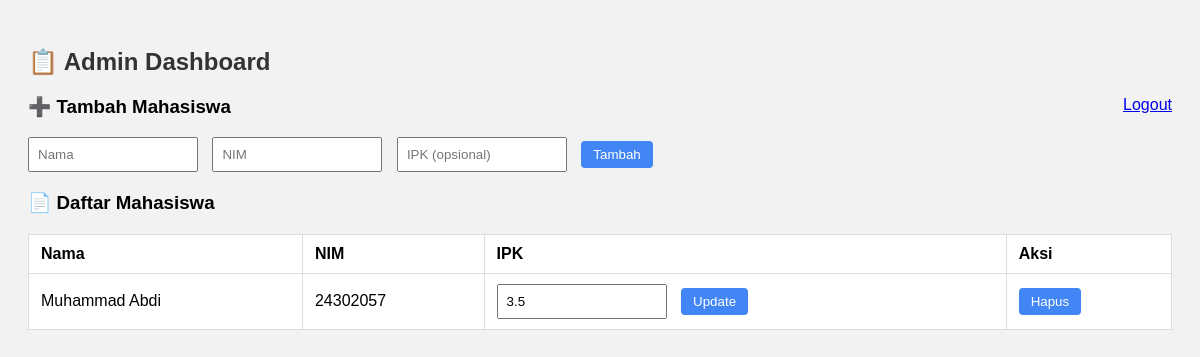
The app's page /admin_dashboard (signed in), older data.
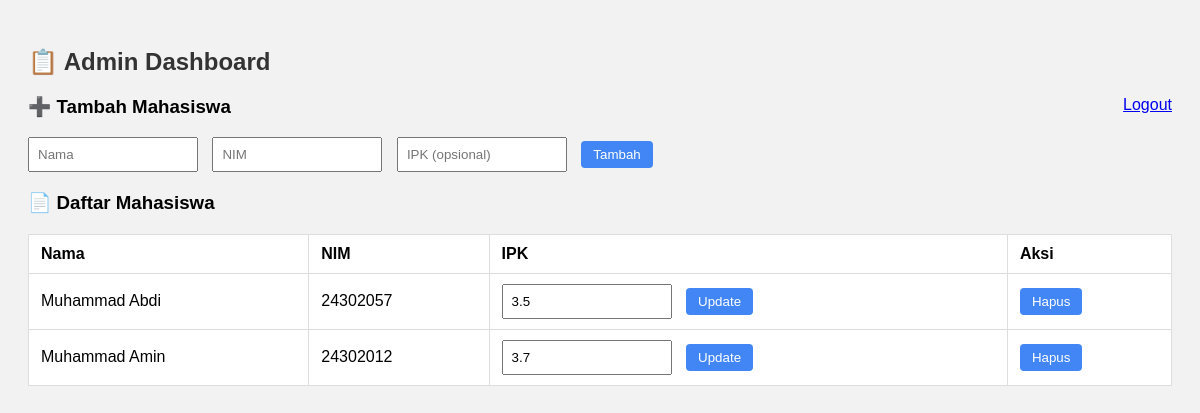
The same page, newer data.
### tables this page shows
CREATE TABLE mahasiswa (
            id INTEGER PRIMARY KEY AUTOINCREMENT,
            nama TEXT NOT NULL,
            nim TEXT NOT NULL UNIQUE,
            ipk REAL
        );

### ai_module/app.py (the view)
@app.route("/admin_dashboard", methods=["GET", "POST"])
def admin_dashboard():
    if "admin" not in session:
        return redirect(url_for("login"))
    conn = sqlite3.connect("database.db")
    c = conn.cursor()
    if request.method == "POST":
        nama = request.form["nama"]
        nim = request.form["nim"]
        ipk = request.form.get("ipk")
        c.execute("INSERT OR IGNORE INTO mahasiswa (nama, nim, ipk) VALUES (?, ?, ?)", (nama, nim, ipk))
        conn.commit()
    c.execute("SELECT id, nama, nim, ipk FROM mahasiswa")
    data = c.fetchall()
    conn.close()
    return render_template("admin_dashboard.html", mahasiswa=data)

### ai_module/templates/admin_dashboard.html (shortened to what this page needs)
<!DOCTYPE html>
<html lang="id">
<head>
</head>
<body>
    <h2>📋 Admin Dashboard</h2>
    <a class="logout" href="{{ url_for('logout') }}">Logout</a>
    <h3>➕ Tambah Mahasiswa</h3>
    <form method="post" action="{{ url_for('admin_dashboard') }}">
        <input type="text" name="nama" placeholder="Nama" required>
        <input type="text" name="nim" placeholder="NIM" required>
        <input type="number" step="0.01" name="ipk" placeholder="IPK (opsional)">
        <button type="submit">Tambah</button>
    </form>
    <h3>📄 Daftar Mahasiswa</h3>
    <table>
        <thead>
            <tr>
                <th>Nama</th>
                <th>NIM</th>
                <th>IPK</th>
                <th>Aksi</th>
            </tr>
        </thead>
        <tbody>
            {% for mhs in mahasiswa %}
            <tr>
                <td>{{ mhs[1] }}</td>
                <td>{{ mhs[2] }}</td>
                <td>
                    <form action="{{ url_for('update_mahasiswa', id=mhs[0]) }}" method="post" style="display: inline;">
                        <input type="number" step="0.01" name="ipk" value="{{ mhs[3] if mhs[3] is not none else '' }}" required>
                        <button type="submit">Update</button>
                    </form>
                </td>
                <td>
                    <form action="{{ url_for('hapus_mahasiswa', id=mhs[0]) }}" method="post" style="display: inline;">
                        <button type="submit" onclick="return confirm('Yakin ingin menghapus mahasiswa ini?')">Hapus</button>
                    </form>
                </td>
            </tr>
            {% endfor %}
        </tbody>
    </table>
</body>
</html>

### ai_module/templates/admin_dashboard.html (style rules this page uses)
body { font-family: Arial, sans-serif; background: #f2f2f2; padding: 20px; }
h2 { color: #333; }
table { width: 100%; background: #fff; border-collapse: collapse; margin-top: 20px; }
th, td { padding: 10px 12px; border: 1px solid #ddd; text-align: left; }
form { margin-bottom: 20px; }
input[type="text"], input[type="number"] { padding: 8px; margin-right: 10px; width: 150px; }
button { padding: 6px 12px; background: #4285f4; border: none; color: white; cursor: pointer; border-radius: 4px; }
.logout { float: right; }

Row changes from the older to the newer data that the page shows:
added mahasiswa: nama "Muhammad Amin", nim "24302012", ipk "3.7"
